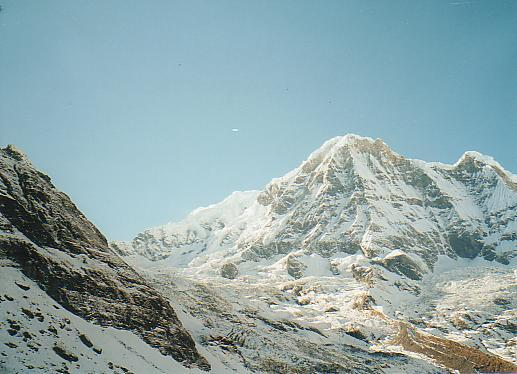
#> input picture mountain1.jpg, 517 x 374 px
$ jupyter execute --allow-errors 'Panoramic Image.ipynb'
#> lines starting #> are read from the running program, lines starting #| are printed output that depends on the picture
[cell 1]
import numpy as np
import cv2
from matplotlib import pyplot as plt

UBIT = 'mgosi'
np.random.seed(sum([ord(c) for c in UBIT]))

# Task 1

# Creating SIFT Images

[cell 2]
img1 = cv2.imread('mountain1.jpg')
#> img1 is the input picture: shape (374, 517, 3); mean B, G, R 169.1, 166.7, 143.4
img2 = cv2.imread('mountain2.jpg')
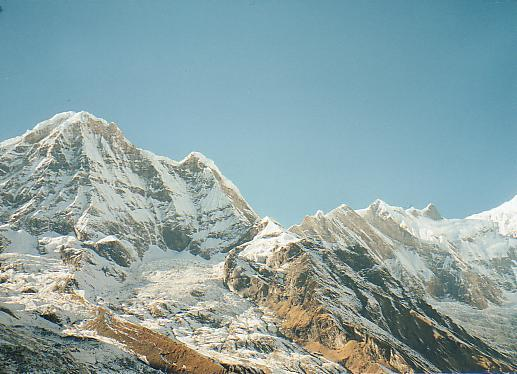
#> input picture mountain2.jpg, 517 x 374 px
#> img2 is the input picture: shape (374, 517, 3); mean B, G, R 165, 163.3, 138.9

#Converting to Grayscale
gray_1= cv2.cvtColor(img1,cv2.COLOR_BGR2GRAY)
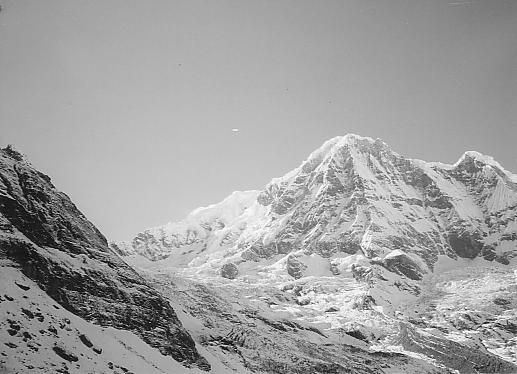
#> gray_1: shape (374, 517); min 0, max 255, mean 160
gray_2= cv2.cvtColor(img2,cv2.COLOR_BGR2GRAY)
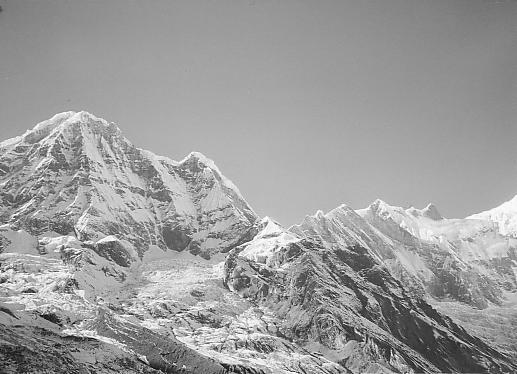
#> gray_2: shape (374, 517); min 2, max 255, mean 156.2

#Initializing Sift
sift = cv2.xfeatures2d.SIFT_create()

#Applying Sift Algorithm to find the keypoints and their descriptors
kp_1, desc_1 = sift.detectAndCompute(gray_1,None)
#> kp_1 = 1030 keypoints; strongest (x, y, size): (68, 322, 2.1), (11, 299, 2.4), (367, 341, 2), (223, 347, 2)
kp_2, desc_2 = sift.detectAndCompute(gray_2,None)
#> kp_2 = 1077 keypoints; strongest (x, y, size): (258, 329, 2), (412, 311, 2.1), (234, 366, 2), (30, 291, 3.9)

#Drawing corresponding Keypoints
#> (the rest of this cell did not finish here and is left out)

# Matching and Homography

[cell 3]
#Using Brute Force matcher

bf = cv2.BFMatcher()

#It tries to find the closest descriptor in the second set , and applyes KNN Matching to the descriptors
matches = bf.knnMatch(desc_1, desc_2, k= 2)
#> matches = 1030 matches

# store all the good_matches matches as per Lowe's ratio test.
good_matches = []
for m,n in matches:
    if m.distance < 0.75*n.distance:      #Good matching criteria
        good_matches.append(m)
#> after the loop, good_matches = 244 matches


src_pts = np.float32([ kp_1[m.queryIdx].pt for m in good_matches ]).reshape(-1,1,2)             #Gives us the index of the descriptor in the list of train descriptors
#> src_pts = 244 rows, first 8: [20.59, 286.1], [27.68, 282], [61, 184], [223, 226], [289.4, 195.2], [292.1, 192.3], [295.8, 172.1], [296.2, 169.8]
dst_pts = np.float32([ kp_2[m.trainIdx].pt for m in good_matches ]).reshape(-1,1,2)               #Gives us the index of the descriptor in the list of query descriptors
#> dst_pts = 244 rows, first 8: [10.41, 313.3], [192.7, 346.8], [506, 203.1], [123.3, 279.4], [5.53, 163], [8.99, 160.3], [17.12, 140.1], [17.87, 138.2]

#homography relates the transformation between two plane by using RANSAC Algorithm
H, mask = cv2.findHomography(src_pts, dst_pts, cv2.RANSAC,5.0)
#> H = [[1.59, -0.292, -395.2], [0.448, 1.43, -190.3], [0.00121, -6.08e-05, 1]]; mask = 244 values, max 1 at index 4, min 0 at index 0, mean 0.98
matchesMask = mask.ravel().tolist()
#> matchesMask has the same summary as mask
print (H)
#| [[ 1.58715636e+00 -2.91748933e-01 -3.95210574e+02]
#|  [ 4.48092443e-01  1.43058629e+00 -1.90268379e+02]
#|  [ 1.20803934e-03 -6.08423954e-05  1.00000000e+00]]

# Knn Matching

[cell 4]
ran_pts1 = []
ran_pts2 = []
for i in [np.random.randint(0,len(good_matches) -1 ) for x in range(10)] :
    ran_pts1.append(good_matches[i])
    ran_pts2.append(matchesMask[i])
#> this loop made 10 passes
#> i on passes 1 to 10: 103, 49, 223, 132, 105, 157, 14, 6, 31, 238
#> after the loop, ran_pts1 = 10 matches; ran_pts2 = [1, 1, 1, 1, 1, 1, 1, 1, 1, 1]

#Plotting all the matches
#> (the rest of this cell did not finish here and is left out)

# Matching 10 Points

[cell 5]
#parameters to draw the 10 random points and only inliners
params = dict(matchColor = np.random.randint(low = 0, high = 255, size = 3).tolist(),
                   matchesMask = ran_pts2, # draw only inliners
                   flags = 2)
#> params = {'matchColor': [215, 25, 20], 'matchesMask': [1, 1, 1, 1, 1, 1, 1, 1, 1, 1], 'flags': 2}

#Plotting keypoints for only 10 Inliers
#> (the rest of this cell did not finish here and is left out)
